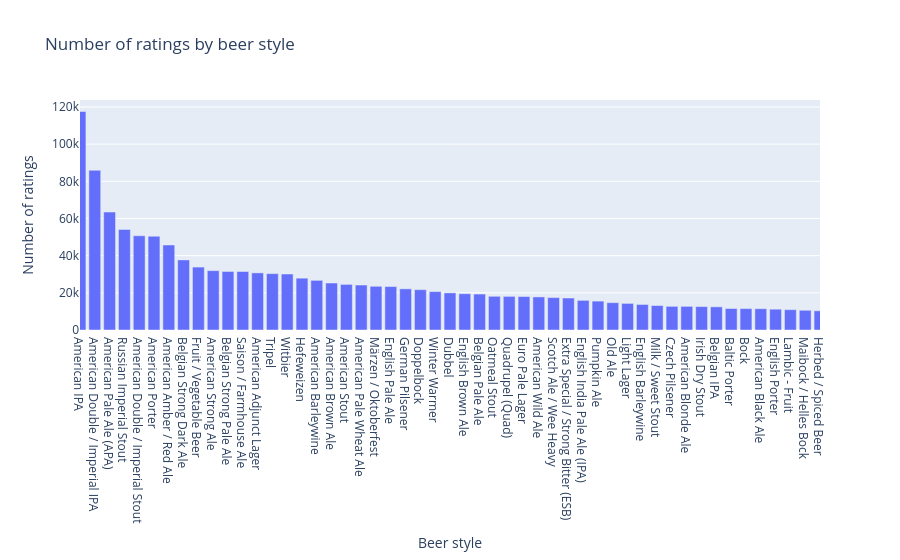

Notebook source saved alongside this figure:
### Code cell
review_counts = df['beer_style'].value_counts().reset_index()
review_counts.columns = ['beer_style', 'count']

fig = px.bar(review_counts, x='beer_style', y='count', title='Number of ratings by beer style',
             labels={'count':'Number of ratings', 'beer_style':'Beer style'})
fig.update_xaxes(range=[0,50])
fig.show()

### Figure 1 — Plotly figure (JSON) as saved in the notebook; plotly's stock layout.template omitted (floating-point values rounded to 4 significant figures)
{"data": [{"alignmentgroup": "True", "hovertemplate": "Beer style=%{x}<br>Number of ratings=%{y}<extra></extra>", "legendgroup": "", "marker": {"color": "#636efa", "pattern": {"shape": ""}}, "name": "", "offsetgroup": "", "orientation": "v", "showlegend": false, "textposition": "auto", "type": "bar", "x": ["American IPA", "American Double / Imperial IPA", "American Pale Ale (APA)", "Russian Imperial Stout", "American Double / Imperial Stout", "American Porter", "American Amber / Red Ale", "Belgian Strong Dark Ale", "Fruit / Vegetable Beer", "American Strong Ale", "Belgian Strong Pale Ale", "Saison / Farmhouse Ale", "American Adjunct Lager", "Tripel", "Witbier", "Hefeweizen", "American Barleywine", "American Brown Ale", "American Stout", "American Pale Wheat Ale", "Märzen / Oktoberfest", "English Pale Ale", "German Pilsener", "Doppelbock", "Winter Warmer", "Dubbel", "English Brown Ale", "Belgian Pale Ale", "Oatmeal Stout", "Quadrupel (Quad)", "Euro Pale Lager", "American Wild Ale", "Scotch Ale / Wee Heavy", "Extra Special / Strong Bitter (ESB)", "English India Pale Ale (IPA)", "Pumpkin Ale", "Old Ale", "Light Lager", "English Barleywine", "Milk / Sweet Stout", "Czech Pilsener", "American Blonde Ale", "Irish Dry Stout", "Belgian IPA", "Baltic Porter", "Bock", "American Black Ale", "English Porter", "Lambic - Fruit", "Maibock / Helles Bock", "Herbed / Spiced Beer", "Rye Beer", "Schwarzbier", "Weizenbock", "American Amber / Red Lager", "Scottish Ale", "American Pale Lager", "Vienna Lager", "English Bitter", "Kölsch", "Munich Dunkel Lager", "Irish Red Ale", "Munich Helles Lager", "Altbier", "Dunkelweizen", "Bière de Garde", "Flanders Red Ale", "Belgian Dark Ale", "Gueuze", "Foreign / Export Stout", "American Double / Imperial Pilsner", "Cream Ale", "Flanders Oud Bruin", "English Strong Ale", "Euro Dark Lager", "Dortmunder / Export Lager", "California Common / Steam Beer", "Rauchbier", "American Malt Liquor", "Wheatwine", "Berliner Weissbier", "English Stout", "Smoked Beer", "Scottish Gruit / Ancient Herbed Ale", "Euro Strong Lager", "Eisbock", "Keller Bier / Zwickel Bier", "Black & Tan", "English Dark Mild Ale", "Chile Beer", "Kristalweizen", "Japanese Rice Lager", "American Dark Wheat Ale", "Low Alcohol Beer", "Lambic - Unblended", "Sahti", "Bière de Champagne / Bière Brut", "Braggot", "English Pale Mild Ale", "Gose", "Faro", "Roggenbier", "Kvass", "Happoshu"], "xaxis": "x", "y": [117566, 85958, 63460, 54120, 50696, 50473, 45740, 37731, 33859, 31938, 31486, 31475, 30733, 30319, 30131, 27901, 26721, 25291, 24533, 24201, 23521, 23376, 22146, 21695, 20656, 19979, 19528, 19350, 18140, 18084, 18005, 17794, 17438, 17206, 15955, 15548, 14701, 14308, 13730, 13166, 12739, 12724, 12592, 12467, 11567, 11524, 11446, 11198, 10948, 10608, 10335, 10128, 9823, 9412, 9309, 9133, 9099, 8949, 8780, 8441, 7938, 7877, 7866, 7737, 7121, 6729, 6664, 6538, 6007, 5968, 5434, 5138, 4995, 4796, 4657, 4438, 4037, 3962, 3923, 3714, 3474, 3018, 2985, 2751, 2724, 2663, 2587, 2358, 2313, 2286, 2199, 1546, 1469, 1201, 1114, 1061, 1046, 1040, 699, 686, 608, 466, 297, 241], "yaxis": "y"}], "layout": {"barmode": "relative", "legend": {"tracegroupgap": 0}, "title": {"text": "Number of ratings by beer style"}, "xaxis": {"anchor": "y", "domain": [0, 1], "range": [0, 50], "title": {"text": "Beer style"}}, "yaxis": {"anchor": "x", "domain": [0, 1], "title": {"text": "Number of ratings"}}}}
